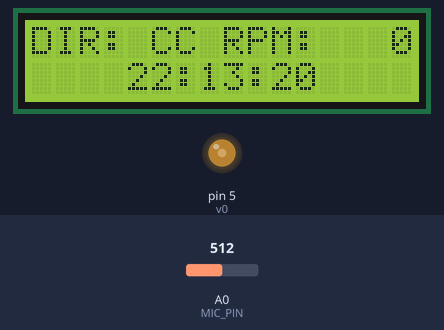
The sketch below on a simulated Arduino Uno, built with avr-gcc and run on an emulated ATmega328P. On the bench: 16×2 character LCD, output pins drawn as LEDs (lit = HIGH). The test bench sets the inputs (shaded band); at power-on: A0 (MIC_PIN) = 512. The local clock reads 2024-03-15 10:24:30 at power-on unless the sketch sets it.

Above: at 0.4 s.
At 3.2 s:
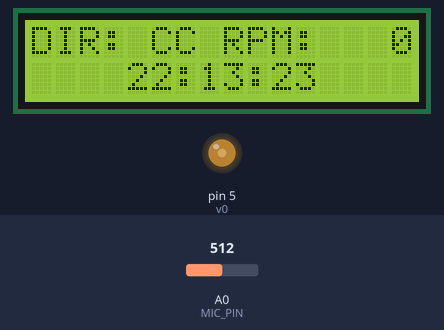
At 7.1 s:
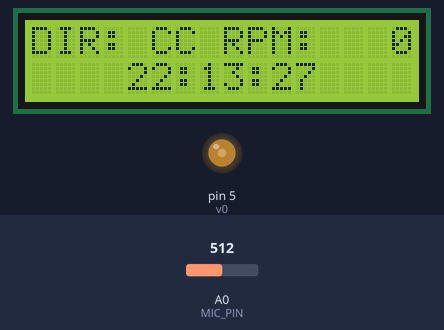
At 17.2 s:
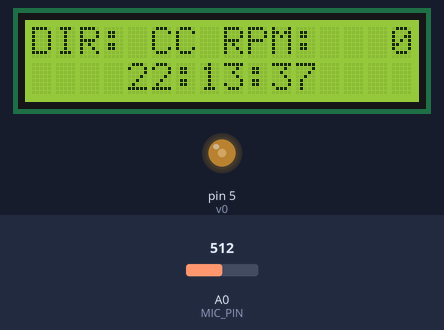
At 25.1 s:
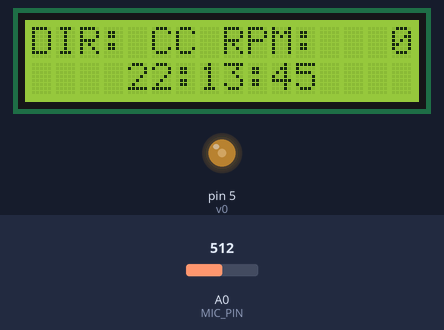
At 35.2 s:
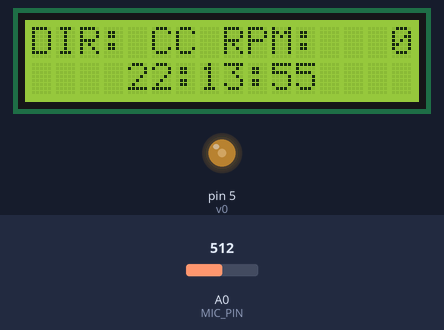

Measured:
- what the display in image 0 shows lasts 0.9 s, from 0.4 s to 1.3 s
- what the display in image 1 shows lasts 1.2 s, from 3.1 s to 4.3 s

The sketch:

motor_control.ino
```cpp
// Andre Reyes, Conor Duston and Harrington Idahosa
// Lab 3 - Use Sensors to Control Motors
// w/arduino of EECE.4520
// 12/5/2023

// Motor_control.ino
// This sketch combines the functions of a DC motor, microphone and
// a real-time clock to ouput to an LCD. The microphone works together
// with a button to control the speed and direction of the motor. While
// this is happening, the RTC is providing the time and update frequency
// for the LCD to display the current state of the motor.

// Contribution definitions:
// Primary - Wrote most of the functionality and base of code snippet
// Secondary - Provided fine tuning, debugging and/or added functionality

//libraries
#include <LiquidCrystal.h>
#include <Wire.h>
#include <arduinoFFT.h>
#include <DS3231.h>


//Library objects
DS3231 clock;
RTCDateTime time;
arduinoFFT FFT = arduinoFFT();

//Motor state enum to switch states (i.e. rpm = full)
enum motor_speed { zero,
                   half,
                   three_quarter,
                   full };
motor_speed rpm;

// Motor pins
#define CLOCKWISE_PIN 2
#define COUNTERCLOCKWISE_PIN 3
#define ENABLE_PIN 4
#define MIC_PIN 0

//PWM values - only needed for 1/2 and 3/4, off and full are digital
#define HALF_SPEED 128
#define THREE_FOURTHS_SPEED 192


#define SAMPLES 128 //Must be a 2^x value
#define SAMPLING_FREQUENCY 1024 //Generally twice as much as the highest frequency being sensed

//LCD interface pins
const uint8_t v0 = 5, rs = 6, en = 7, d4 = 8, d5 = 9, d6 = 10, d7 = 11;
LiquidCrystal lcd(rs, en, d4, d5, d6, d7);
char line0[17];                                               //Top line buffer on LCD
char line1[17];                                               //Bottom line Buffer on LCD
char rpm_display[4][5] = { "   0", " 1/2", " 3/4", "Full" };  //Display string for rpm on LCD
char dir_display[2][3] = { " C", "CC" };                      //Display string for direction on LCD

//Flags
volatile bool updateFlag = false;    //Timer1 flag to update display/motor
volatile bool clockwise = 1;         //Direction flag 1 == "C" 0 == "CC"
volatile byte button_pin = 19;       //button pin assignment

//Sound module variables
unsigned int samplingPeriod;
unsigned long microSeconds;
double vReal[SAMPLES];
double vImag[SAMPLES];
double peak = 0;

//Function declarations
void updateDisplay();           //outputs direction, rpm, time to lcd display
void updateSpeed(double peak);  //updates rpm based on input from listenForPeak()
void setMotorDir();             //Sets the direction using the pins for the L293D
void changeDir();               //changes value of motor direction based on the ISR button flag
double listenForPeak();         //returns peak sound value


void setup() { //Primary: Andre Secondary: Conor
  pinMode(v0, OUTPUT);
  analogWrite(v0, 100);
  lcd.begin(16, 2);

  clock.begin();
  clock.setDateTime(__DATE__, __TIME__);

  pinMode(button_pin, INPUT);
  attachInterrupt(digitalPinToInterrupt(button_pin), changeDir, RISING);

  setMotorDir();

  samplingPeriod = round(1000000 * (1.0 / SAMPLING_FREQUENCY));

  //set timer1 interrupt at 1Hz, reused from Lab 1
  cli();
  TCCR1A = 0;
  TCCR1B = 0;
  TCNT1 = 0;
  OCR1A = 15624;
  TCCR1B |= (1 << WGM12);
  TCCR1B |= (1 << CS12) | (1 << CS10);
  TIMSK1 |= (1 << OCIE1A);
  sei();

}


void loop() { //Primary: Andre Secondary: Conor

  double peak = listenForPeak();

  if (updateFlag) {
    time = clock.getDateTime();
    updateSpeed(peak);
    updateDisplay();
    updateFlag = false;
  }
}

//****************Functions*********************//
void updateDisplay() { //Primary: Andre
  sprintf(line0, "DIR: %-2s RPM:%4s", dir_display[clockwise], rpm_display[rpm]);
  sprintf(line1, "    %02d:%02d:%02d    ", time.hour, time.minute, time.second);  //sprintf: %[flags][width][.precision][length]specifier

  lcd.setCursor(0, 0);
  lcd.print(line0);

  lcd.setCursor(0, 1);
  lcd.print(line1);
}

void updateSpeed(double peak) { //Primary: Conor Secondary: Andre, Harrington
  if (peak >= 257.0 && peak <= 267.0 && rpm > zero) {
    // C4, decrease speed
    rpm = rpm - 1;
  } else if (peak >= 430.0 && peak <= 450.0 && rpm < full) {
    // A4, increase speed
    rpm = rpm + 1;
  }

  switch (rpm) {
    case full:
      digitalWrite(ENABLE_PIN, HIGH);
      break;
    case half:
    Serial.println(" half");
      //To overcome friction. Put full power to motor for split second to start it up
      //This does not always work 100% of time, just tap fan if it does not work
      digitalWrite(ENABLE_PIN, HIGH);
      //Set speed to half
      analogWrite(ENABLE_PIN, HALF_SPEED);
      break;
    case three_quarter:
      analogWrite(ENABLE_PIN, THREE_FOURTHS_SPEED);
      break;
    case zero:
      // Fast stop + PWM low
      digitalWrite(COUNTERCLOCKWISE_PIN, LOW);
      digitalWrite(CLOCKWISE_PIN, LOW);

      digitalWrite(ENABLE_PIN, LOW);
      //Reset direction pins so that motor will spin next update
      setMotorDir();
      break;
  }
}

void setMotorDir() { //Primary: Conor
  if(!clockwise) {
    digitalWrite(CLOCKWISE_PIN, LOW);
    digitalWrite(COUNTERCLOCKWISE_PIN, HIGH);
  } else {
    digitalWrite(CLOCKWISE_PIN, HIGH);
    digitalWrite(COUNTERCLOCKWISE_PIN, LOW);
  }
}

double listenForPeak() {//Primary: Harrington Secondary: Andre
  //listen for raw values
  for (int i = 0; i < SAMPLES; i++) {
    microSeconds = micros();
    vReal[i] = analogRead(MIC_PIN);
    vImag[i] = 0;

    // while loop delay for raw data gathering time
    while (micros() < (microSeconds + samplingPeriod)) {
    }
  }

  //calculate peak using raw values
  FFT.Windowing(vReal, SAMPLES, FFT_WIN_TYP_HAMMING, FFT_FORWARD);
  FFT.Compute(vReal, vImag, SAMPLES, FFT_FORWARD);
  FFT.ComplexToMagnitude(vReal, vImag, SAMPLES);
  peak = FFT.MajorPeak(vReal, SAMPLES, SAMPLING_FREQUENCY);

  return peak;
}

//****************Interrupts*********************//
ISR(TIMER1_COMPA_vect) { //Primary: Andre
  //Update display with time
  updateFlag = true;
}

void changeDir() { //Primary: Andre Secondary: Conor
  //Button ISR to change direction of fan, this occurs async
  clockwise ^= 1;
  setMotorDir();
  updateFlag = true;
}
```
